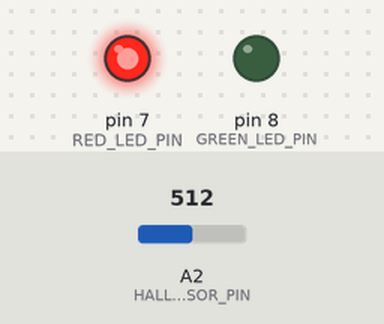
Bench run of a sketch on a simulated Arduino Uno, built with avr-gcc and run on an emulated ATmega328P. On the bench: output pins drawn as LEDs (lit = HIGH). The inputs (shaded band) are chosen by the test bench; at power-on: A2 (HALL_SENSOR_PIN) = 512. WiFi joins after 1.5 s; servers stay silent unless stated.

Above: at 2.2 s.
2.3 s: A2 (HALL_SENSOR_PIN) set to 273
3.8 s: A2 (HALL_SENSOR_PIN) set to 247
At 6.6 s:
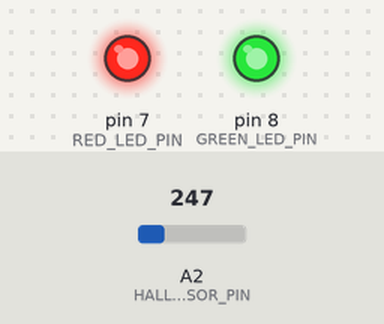
At 7.2 s:
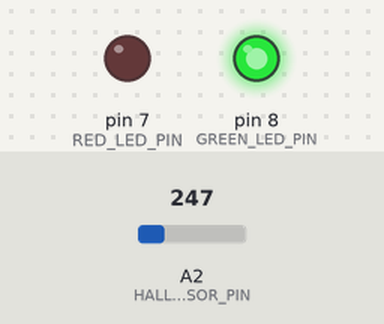
Timing chart, 0 to 8.7 s (numbered marks = the images above; inputs shaded):
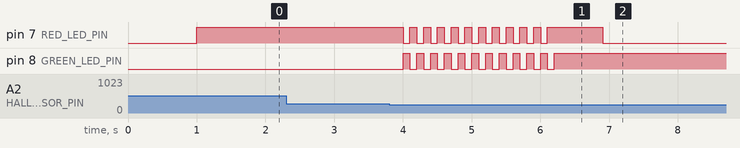

The sketch:

doorAlarm.ino
```cpp
/*
 This sketch controls a door alarm

 A hall effect sensor detects whether the door is open or closed.
 When the door changes (opens or closes) an entry is made in the web site database.

 Uses an Arduino Ethernet shield.

 Circuit:
 * Ethernet shield attached to pins 10, 11, 12, 13
 *  - The Arduino Ethernet shield also uses pin 4 for SD card
 * Hall effect sensor connected to +5V and Gnd, and Analog pin 2 through a 10k pullup resistor
 * LED's connected to pins 7 and 8 for notifications through 1k resistors

 * 7/7/2011 add alarm function if the door is open longer than x seconds
 * 1/29/2012 update for Arduino 1.0
 */

// #define DEBUG
#include "Arduino.h"
#include <debugUtil.h>
#include <SPI.h>
#include <Ethernet.h>
#include <Time.h>
#include <TimeAlarms.h>

/* For hardware connections */
const unsigned int HALL_SENSOR_PIN = 2;
const unsigned int RED_LED_PIN = 7;
const unsigned int GREEN_LED_PIN = 8;
const unsigned int BAUD_RATE = 9600;

int ALARM_WARN_TIMEOUT = 31; // if the door is open this long send an alarm
int ALARM_REPOST_TIMEOUT = 3600; // and repeat the alarm this often until the door is closed
int BLINK_DELAY = 100;

/* For ethernet client */
int stringPos = 0; // string index
char inString[32]; // for incoming data
boolean startRead = false; // are we reading now?

boolean doorAlarmSent = false; // keep track of whether we are in alarm state
AlarmId oDelay; // setup alarms

// set up the ethernet shield
byte mymac[]     = {  0x90, 0xA2, 0xDA, 0x00, 0x3F, 0x50 };
byte myip[]      = { 192, 168,  83, 223 }; // address of the Arduino
byte myServer[]  = { 192, 168,  83,   6 }; // ranchero
byte myGateway[] = { 192, 168,  83, 254 }; // fishblue
byte mySubnet[]  = { 255, 255, 255,   0 };

int val = 0; // the current state of the sensor
int saveVal = 0;  // the last state of the sensor
char uMsg[ ] = "type=C&description=XyzzyX"; // declare the string URL

EthernetClient client;

void setup() {
  setTime(6,0,0,1,1,11); // Set the time to 6:00 January 1st 2011
  pinMode(RED_LED_PIN, OUTPUT); // Stays lit when the door is open
  pinMode(GREEN_LED_PIN, OUTPUT); // Flashes when the door opens or closes
  AlarmId oDelay = Alarm.timerOnce(ALARM_WARN_TIMEOUT, OnceOnly); // Initialize alarm
  Serial.begin(BAUD_RATE);

  // Initialize the Ethernet library
  Ethernet.begin(mymac, myip, myGateway, mySubnet); // start the Ethernet connection
  delay(1000);  // give the Ethernet shield a second to initialize

}

void loop()
{
  // read the sensor
  val = sensor_closed();
  DEBUG_PRINT(val);
  if (val) { // If the sensor detected the door is closed
    DEBUG_PRINT("Closed.");
    digitalWrite(GREEN_LED_PIN, HIGH);
    digitalWrite(RED_LED_PIN, LOW);
  } else {
    DEBUG_PRINT("Open.");
    digitalWrite(GREEN_LED_PIN, LOW);
    digitalWrite(RED_LED_PIN, HIGH);
  }
  if ( val != saveVal ) {
    DEBUG_PRINT("Door state changed!");
    flashWarningLED();
    postDBentry(val);
    if (val) {
      Alarm.disable(oDelay); // prevent the alarm from triggering
      if ( doorAlarmSent ) { // we already sent an alert so cancel it
        postDBentry(3);
        doorAlarmSent = false;
        DEBUG_PRINT("Setting doorAlarmSent false");
      }
      DEBUG_PRINT("Disabling alarm");
    } else {
      Alarm.enable(oDelay); //enable the alarm
      DEBUG_PRINT("Enabling alarm");
    }
  }
  saveVal = val; // store the sensor value to detect changes next time around
  Alarm.delay(500);
}

const int sensor_closed() {
  int sensorVal = analogRead(HALL_SENSOR_PIN);
  DEBUG_PRINT(sensorVal);
  return sensorVal < 256; // this should be 1 or 0 but there seems to be some noise
}

void OnceOnly() { // The door has been open too long!
  DEBUG_PRINT("Posting alarm");
  postDBentry(2);  // enter alarm into the database
  flashWarningLED;
  oDelay = Alarm.timerOnce(ALARM_REPOST_TIMEOUT, OnceOnly);
  doorAlarmSent = true;
  DEBUG_PRINT("Setting doorAlarmSent true");
  DEBUG_PRINT("Enabling alarm again");
}

int postDBentry(int val) { // Puts an entry into the database on the server
  if (client.connect(myServer, 80)) { // received connection to the server
    DEBUG_PRINT("Connected.");
    client.print("GET /door.php?");
    switch (val) {
      case 0:
        client.print("type=O&description=Opened");
        DEBUG_PRINT("Database enter Door was opened.");
        break;
      case 1:
        client.print("type=C&description=Closed");
        DEBUG_PRINT("Database enter Door was closed.");
        break;
      case 2:
        client.print("type=A&description=Alarm");
        DEBUG_PRINT("Database enter Door open alarm.");
        break;
      case 3:
        client.print("type=N&description=Cancel");
        DEBUG_PRINT("Database enter cancel alarm.");
        break;
      default:
        DEBUG_PRINT("Error.");
    }
    client.println(" HTTP/1.0");
    client.println();
    DEBUG_PRINT("Client write complete. Disconnecting.");
    /* Read the response back from the server. It could post back a QUIT message
       that would tell this program to turn off the alert system or do other
       nice things like enable/disable sensors etc */

  //  stringPos = 0;
  //  memset( &inString, 0, 32 ); //clear inString memory

    // get response from the server
  //  while(true) {
  //    if (client.available()) {
  //      char c = client.read();
  //      if (c == '<' ) { //'<' is our beginning character
  //        startRead = true; //Ready to start reading the part
  //      } else if (startRead) {
  //        if(c != '\n') { // end with carriage return
  //          inString[stringPos] = c;
  //          stringPos ++;
  //        } else {
  //          //got what we need here! We can disconnect now
  //          startRead = false;
  //          client.stop();
  //          client.flush();
  //          DEBUG_PRINT("disconnecting.");
  //          return inString;
  //        }
  //      }
  //    }
  //  }
    client.stop();
    return 0;
  } else {
    DEBUG_PRINT("Connection failed.");  // if you didn't get a connection to the server
    return 1;
  }
}

const int flashWarningLED() { // alternate flashing red and green LEDs
  for ( int i = 0; i < 11; i++ ) {
    DEBUG_PRINT("blink.");
    digitalWrite(GREEN_LED_PIN, HIGH);
    digitalWrite(RED_LED_PIN, LOW);
    Alarm.delay(BLINK_DELAY);
    digitalWrite(GREEN_LED_PIN, LOW);
    digitalWrite(RED_LED_PIN, HIGH);
    Alarm.delay(BLINK_DELAY);
  }
  digitalWrite(GREEN_LED_PIN, HIGH);
  return 0;
}
```

Measured:
- the behaviour switches between 256 and 255 on A2 (HALL_SENSOR_PIN) (found by bisection; images 0 and 1)
- after the input at 2.3 s, every drawn part: stays the same
- after the input at 3.8 s, pin 7 (RED_LED_PIN): goes 10 × (LOW 0.10 s, HIGH 0.10 s), LOW 0.10 s, HIGH 0.80 s, then LOW, starting after 0.20 s; pin 8 (GREEN_LED_PIN): alternates HIGH for 0.10 s and LOW for 0.10 s, 23 changes in all, then stays HIGH, starting after 0.20 s
